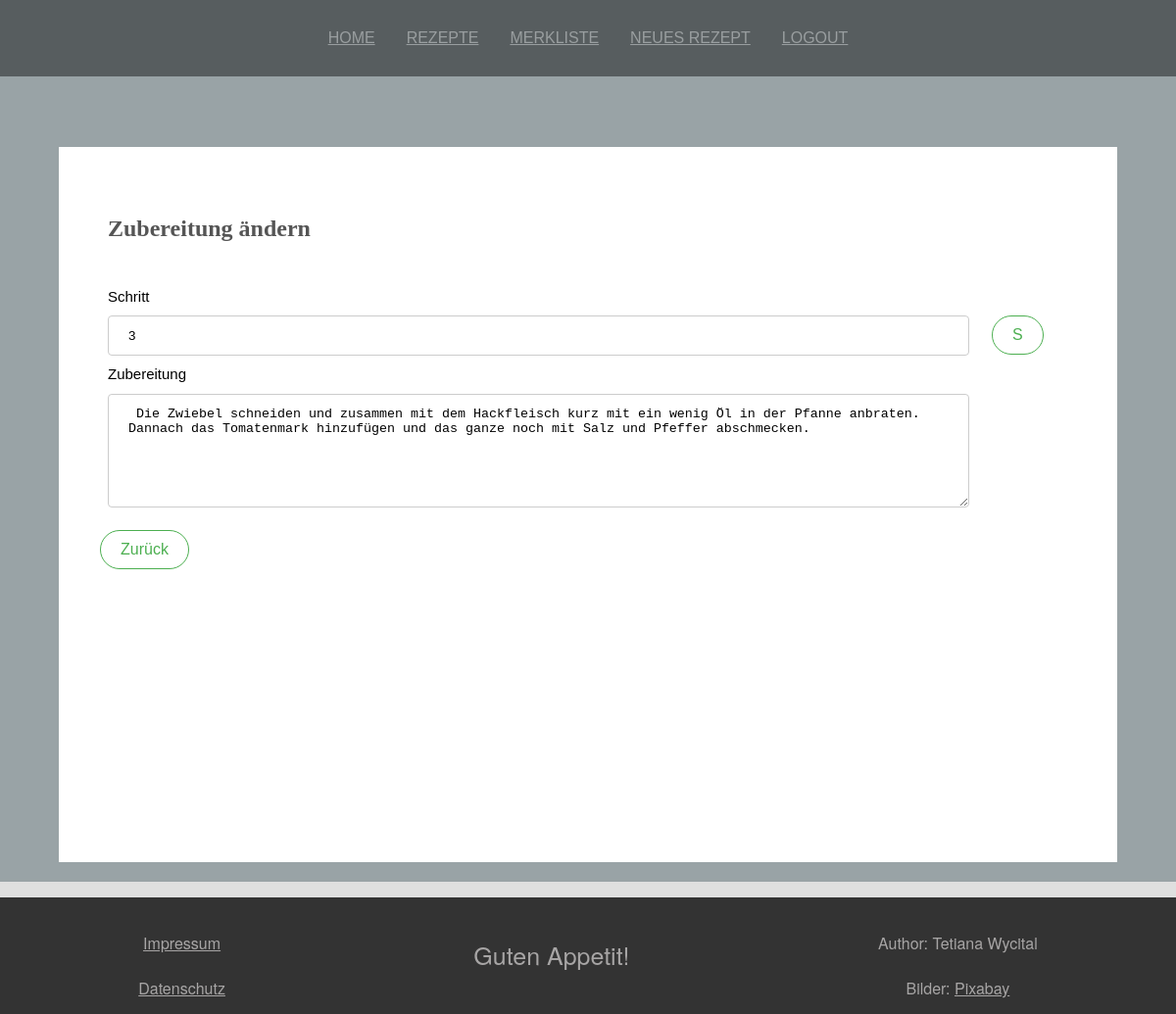
The app's page /?link=updatezubereitung&rezeptnum=50&znum=3 (signed in) with its own data.
### tables this page shows
CREATE TABLE `zubereitung` (
  `z_num` bigint(20) NOT NULL,
  `schritt_num` smallint(2) NOT NULL,
  `zubereitung` text NOT NULL,
  `rezept_num_fk` bigint(20) NOT NULL
);

### php/details/update_zubereitung/update_zubereitung_form.php (the view)
<div class="zubereitung-form">
    <form method="post">
        <div class="zubereitung-input">
            <label>Schritt</label>
            <input type="number" value="<?php echo $schritt_num; ?>" min="1" name="schritt" />
            <label>Zubereitung</label>
            <textarea rows="6" name="zubereitung"><?php echo $zubereitung; ?></textarea>
        </div>
        <div class="zutaten-input">
            <input class='btn btn-green' type='submit' value='S' name='update_zubereitung'>
        </div>
    </form>
</div>

### css/styles.css (style rules this page uses)
body { background-color: #dfdfdf; margin: 0 auto; }
.btn { background-color: #4CAF50; border: none; color: white; padding: 10px 20px; text-align: center; text-decoration: none; display: inline-block; font-size: 16px; font-family: 'Oswald', sans-serif; margin: 4px 2px; transition-duration: 0.4s; cursor: pointer; border-radius: 50px; }
.btn-green { background-color: white; color: #4CAF50; border: 1px solid #4CAF50; }
form { font-family: Verdana, sans-serif; font-size: 15px; line-height: 1.5; margin-top: 30px; }
input[type=text], input[type=number], select, textarea { width: 100%; padding: 12px 20px; margin: 8px 0; display: inline-block; border: 1px solid #ccc; border-radius: 4px; box-sizing: border-box; }
input[type=submit] { margin-top: 30px; }
.zubereitung-input, .zutaten-input { padding: 5px 10px; margin: 0; }
.zubereitung-form form { display: grid; grid-template-columns: auto 10%; grid-template-rows: 1fr; gap: 1px 1px; }

### records on screen
zubereitung: schritt "3", zubereitung "Die Zwiebel schneiden und zusammen mit dem Hackfleisch kurz mit ein wenig Öl in der Pfanne anbraten. Dannach das Tomatenmark hinzufügen und das ganze noch mit Salz und Pfeffer abschmecken."

### other values on screen
$link_name "HOME"
$link_name "REZEPTE"
$link_name "MERKLISTE"
$link_name "NEUES REZEPT"
$link_name "LOGOUT"
